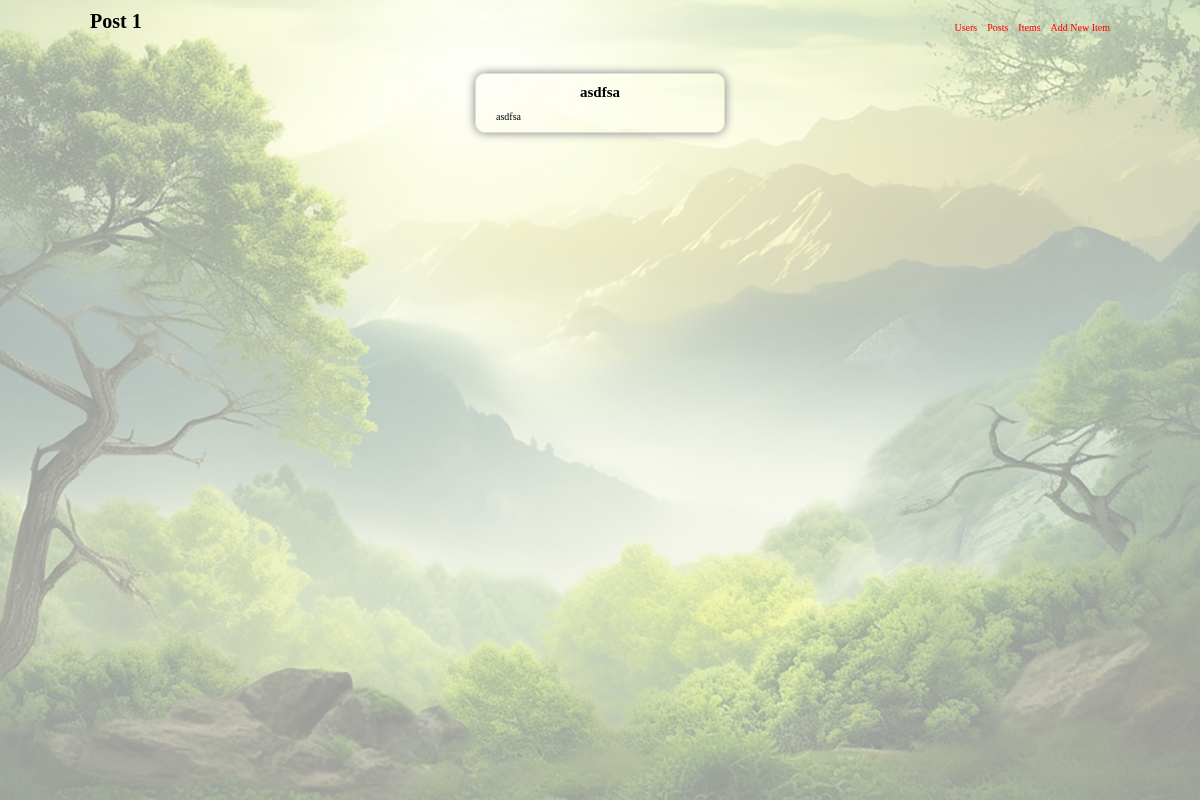
/crud/1, run on an earlier commit of the app's database.
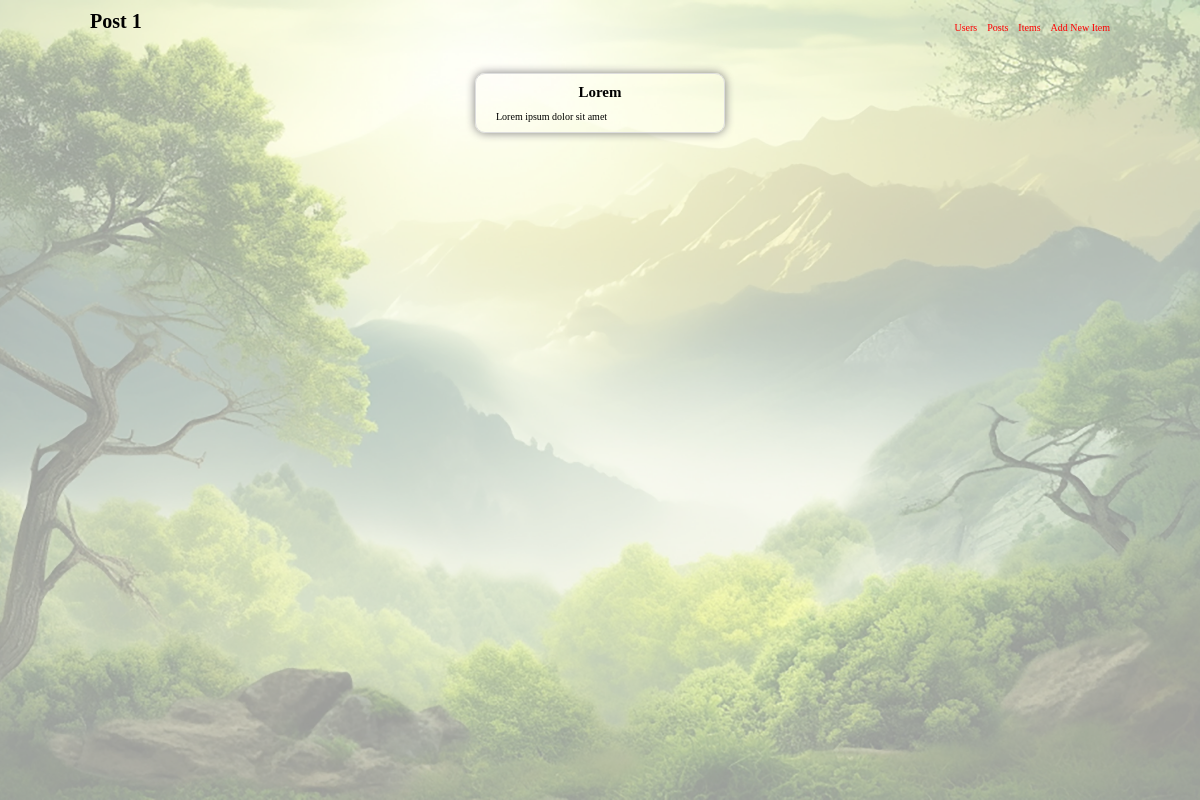
And on a later commit of the database.
### crud/models.py (models this page shows, shortened)
class Post(models.Model):
  id = models.PositiveIntegerField(primary_key=True)
  title = models.CharField(max_length = 50)
  description = models.TextField()

### crud/views.py (the view)
# urls.py: path("<int:post_id>", views.get_post, name = 'post'),
def get_post(request, post_id):
  post = Post.objects.get(id=post_id)
  return render(request, "post.html", {"post": post})

### templates/post.html
{% extends 'index.html' %}
{% load static %}
{% block title %} Post {{ post.id }} {% endblock %}
{% block content %}
  <div class="post-card" style="margin: auto">
    <h1 class="post-title">{{ post.title }}</h1>
    <p class="post-description">{{ post.description }}</p>
  </div>
{% endblock %}

What changed in the data, as far as the page shows it:
changed Post id 1: title "asdfsa" → "Lorem"; description "asdfsa" → "Lorem ipsum dolor sit amet"
